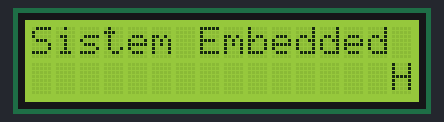
Recording of a sketch running on a simulated Arduino Uno, built with avr-gcc and run on an emulated ATmega328P. On the bench: 16×2 character LCD.

Above: at 0.49 s.
At 1.55 s:
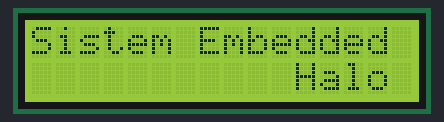
At 2.88 s:
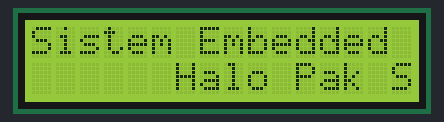
At 5.54 s:
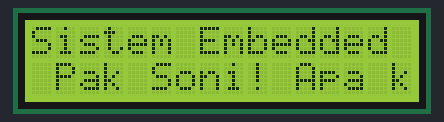
At 8.18 s:
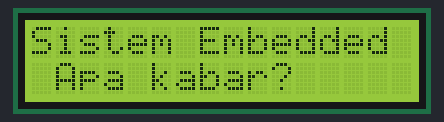
At 10.9 s:
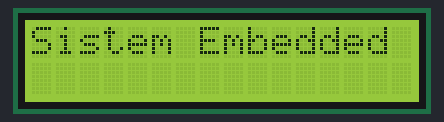

Measured:
- by itself, everything shown: repeats every 11.1 s, in 41 steps
- what the display in image 5 shows lasts 0.5 s, from 10.9 s to 11.4 s

The sketch:

lcd.ino
```cpp
#include <LiquidCrystal_I2C.h>

int lcdColumns = 16;
int lcdRows = 2;

LiquidCrystal_I2C lcd(0x27, lcdColumns, lcdRows);

String messageStatic = "Sistem Embedded";
String messageToScroll = "Halo Pak Soni! Apa kabar?";
void scrollText(int row, String message, int delayTime, int lcdColumns) {
  for (int i=0; i < lcdColumns; i++) {
    message = " " + message;
  }
  message = message + " ";
  for (int pos = 0; pos < message.length(); pos++) {
    lcd.setCursor(0, row);
    lcd.print(message.substring(pos, pos + lcdColumns));
    delay(delayTime);
  }
}

void setup(){
  // initialize LCD
  lcd.begin();
  // turn on LCD backlight
  lcd.backlight();
}

void loop(){
  // set cursor to first column, first row
  lcd.setCursor(0, 0);
  // print static message
  lcd.print(messageStatic);
  // print scrolling message
  scrollText(1, messageToScroll, 250, lcdColumns);
}
```
